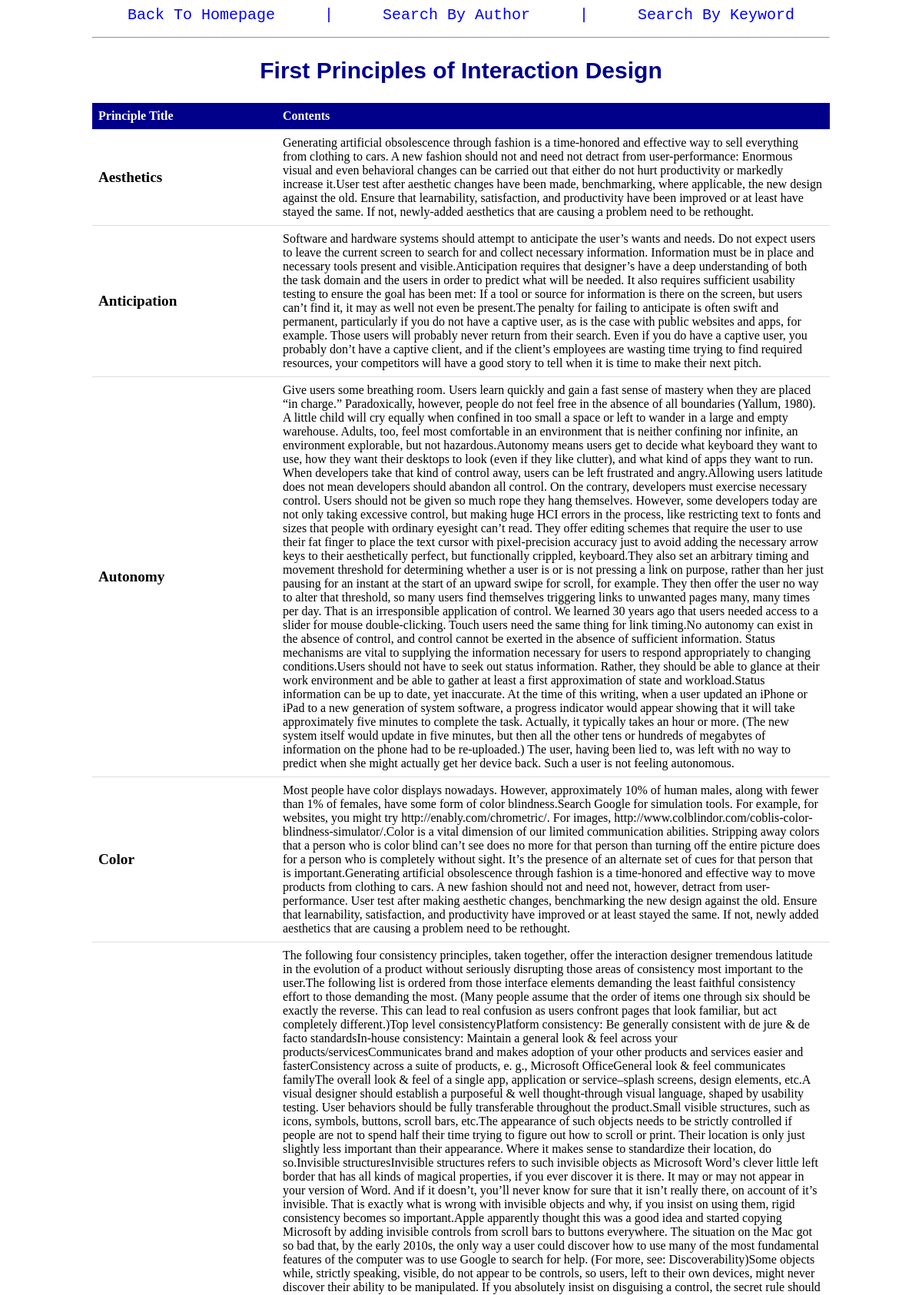
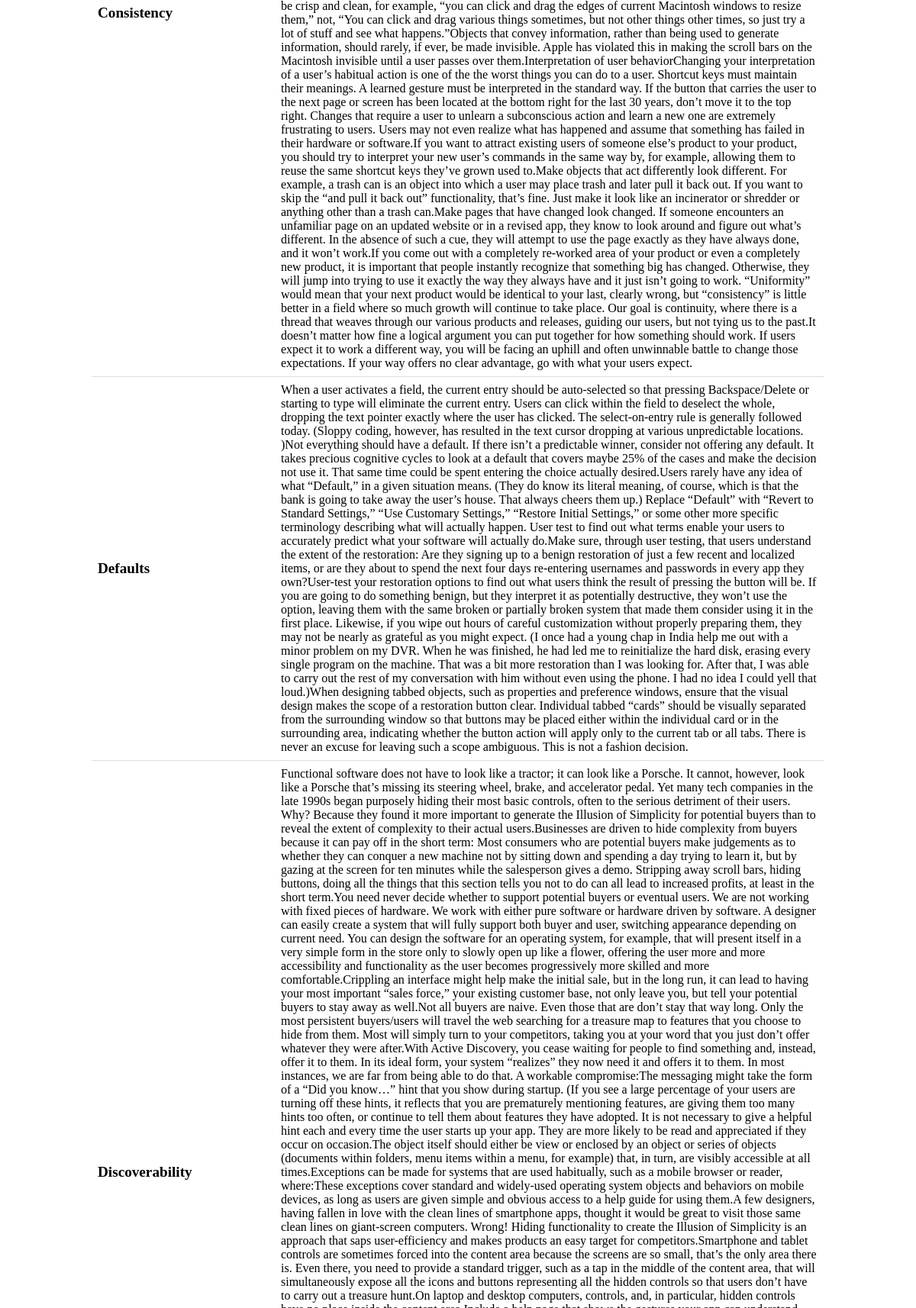
Page /list/46 (upper part) on the committed database (2 pictures, top to bottom).
### tables this page shows
CREATE TABLE Principle (
	Id integer PRIMARY KEY autoincrement,
	Heading text,
	AuthorId integer,
	SourceText text,
	SourceURL text
	);

CREATE TABLE Detail (
	Id integer PRIMARY KEY autoincrement,
	AuthorId integer,
	PrincipleId integer,
	DetailTitle text,
	DetailContent text);

### app.py (the view)
@app.route('/list/<p_id>', methods=['GET','POST'])
def list(p_id):
	heading = model.find_heading_by_headingId(p_id)
	content = model.find_principle_by_headingId(p_id)
	return render_template('list.html', heading=heading, my_list=content)

### model.py (called while the page is built)
def find_heading_by_headingId(p_id='',DBNAME='design.db'):
	conn = sqlite3.connect(DBNAME)
	cur = conn.cursor()
	heading = '''
		SELECT Heading
		FROM Principle
		WHERE Id = ?
	'''
	params = (p_id, )
	p_result = cur.execute(heading, params)
	return p_result.fetchone()

def find_principle_by_headingId(p_id='',DBNAME='design.db'):
	conn = sqlite3.connect(DBNAME)
	cur = conn.cursor()
	id_find = '''
		SELECT DetailTitle, DetailContent
		FROM Detail
		WHERE PrincipleId = ?
	'''
	params = (p_id, )
	p_result = cur.execute(id_find, params)
	return p_result.fetchall()

### templates/list.html
<link rel="stylesheet" type="text/css"
    href="{{ url_for('static', filename='style.css') }}"/>
<nav>
	<a href="/">Back To Homepage</a>
	<a>|</a>
	<a href="/author">Search By Author</a>
	<a>|</a>
	<a href="/keyword">Search By Keyword</a>
</nav>
<hr>
<h2>{{heading[0]}}</h2>
<table>
<tr>
	<th class="title">Principle Title</th>
	<th>Contents</th>
</tr>
{% for item in my_list %}
<tr>
	<td class='list-title'>{{item[0]}}</td>
	<td>{{item[1]}}</td>
</tr>
{% endfor %}
</table>

### static/style.css (style rules this page uses)
nav { text-align: center; }
nav a { color: blue; text-decoration: none; font-size: 20px; line-height: 200%; padding: 0 30px 0 30px; font-family: monospace; }
h2 { color: darkblue; font-size: 30px; font-family: Arial; text-align: center; }
table { border-collapse: collapse; width: 100%; }
th { background-color: darkblue; color: white; }
th, td { padding: 8px; text-align: left; }
th, td { border-bottom: 1px solid #ddd; }
.title { width: 25%; }
.list-title { font-weight: bold; font-size: 1.2em; }

### rows in the picture
Principle: Heading "First Principles of Interaction Design"
Detail: DetailTitle "Aesthetics", DetailContent "Generating artificial obsolescence through fashion is a time-honored and effective way to sell everything from clothing to cars. A new fashion should not and need not detract from user-performance: Enormous visual and even behavioral changes can be carried out that either do not hurt productivity or markedly increase it.User test after aesthetic changes have been made, benchmarking, where applicable, the new design against the old. Ensure that learnability, satisfaction, and productivity have been improved or at least have stayed the same. If not, newly-added aesthetics that are causing a problem need to be rethought."
Detail: DetailTitle "Anticipation", DetailContent "Software and hardware systems should attempt to anticipate the user’s wants and needs. Do not expect users to leave the current screen to search for and collect necessary information. Information must be in place and necessary tools present and visible.Anticipation requires that designer’s have a deep understanding of both the task domain and the users in order to predict what will be needed. It also requires sufficient usability testing to ensure the goal has been met: If a tool or source for information is there on the screen, but users can’t find it, it may as well not even be present.The penalty for failing to anticipate is often swift and permanent, particularly if you do not have a…"
Detail: DetailTitle "Autonomy", DetailContent "Give users some breathing room. Users learn quickly and gain a fast sense of mastery when they are placed “in charge.” Paradoxically, however, people do not feel free in the absence of all boundaries (Yallum, 1980). A little child will cry equally when confined in too small a space or left to wander in a large and empty warehouse. Adults, too, feel most comfortable in an environment that is neither confining nor infinite, an environment explorable, but not hazardous.Autonomy means users get to decide what keyboard they want to use, how they want their desktops to look (even if they like clutter), and what kind of apps they want to run. When developers take that kind of control away, users…"
Detail: DetailTitle "Color", DetailContent "Most people have color displays nowadays. However, approximately 10% of human males, along with fewer than 1% of females, have some form of color blindness.Search Google for simulation tools. For example, for websites, you might try http://enably.com/chrometric/. For images, http://www.colblindor.com/coblis-color-blindness-simulator/.Color is a vital dimension of our limited communication abilities. Stripping away colors that a person who is color blind can’t see does no more for that person than turning off the entire picture does for a person who is completely without sight. It’s the presence of an alternate set of cues for that person that is important.Generating artificial obsolescence…"
Detail: DetailTitle "Consistency", DetailContent "The following four consistency principles, taken together, offer the interaction designer tremendous latitude in the evolution of a product without seriously disrupting those areas of consistency most important to the user.The following list is ordered from those interface elements demanding the least faithful consistency effort to those demanding the most. (Many people assume that the order of items one through six should be exactly the reverse. This can lead to real confusion as users confront pages that look familiar, but act completely different.)Top level consistencyPlatform consistency: Be generally consistent with de jure & de facto standardsIn-house consistency: Maintain a general…"
Detail: DetailTitle "Defaults", DetailContent "When a user activates a field, the current entry should be auto-selected so that pressing Backspace/Delete or starting to type will eliminate the current entry. Users can click within the field to deselect the whole, dropping the text pointer exactly where the user has clicked. The select-on-entry rule is generally followed today. (Sloppy coding, however, has resulted in the text cursor dropping at various unpredictable locations. )Not everything should have a default. If there isn’t a predictable winner, consider not offering any default. It takes precious cognitive cycles to look at a default that covers maybe 25% of the cases and make the decision not use it. That same time could be…"
Detail: DetailTitle "Discoverability"
